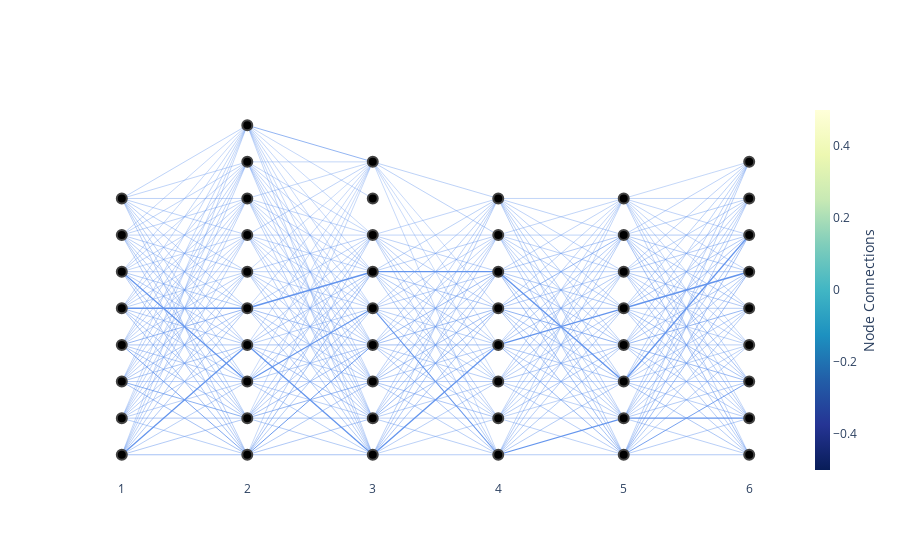

Notebook cell for this chart:
### Code cell
plot_network(nodes, text, edges, distances.quantile(0.05))
